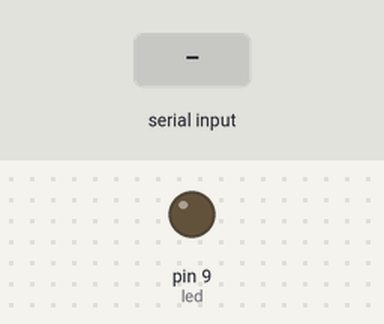
The sketch below on a simulated Arduino Uno, built with avr-gcc and run on an emulated ATmega328P. Parts: output pins drawn as LEDs (lit = HIGH). Inputs (shaded band) come from the test bench.

Above: at 1.2 s.
1.3 s: byte 30 received over Serial
At 2.0 s:
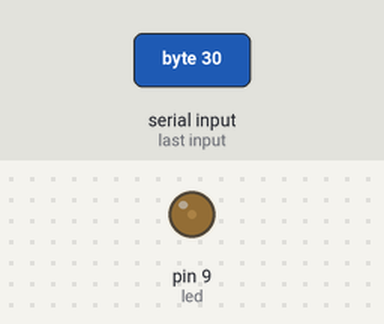
2.8 s: byte 90 received over Serial
At 3.1 s:
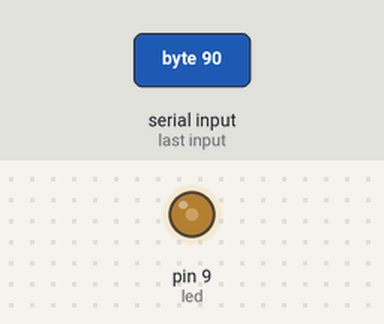
Timing chart, 0 to 5.8 s (numbered marks = the images above; inputs shaded):
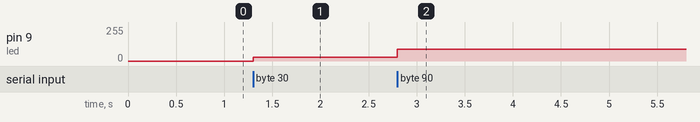

Measured:
- after the input at 1.3 s, pin 9 (led): 0/255 → 30/255 at once
- after the input at 2.8 s, pin 9 (led): 30/255 → 90/255 at once

The sketch:

dimmer_one_led_websocket.ino
```cpp
/* vim: set ft=c : */

/**
 * Author: Leo Vidarte <http://nerdlabs.com.ar>
 *
 * This is free software:
 * you can redistribute it and/or modify it
 * under the terms of the GPL version 3
 * as published by the Free Software Foundation.
 */

int led = 9;
int brightness = 0;

void setup() {
    Serial.begin(9600);
    pinMode(led, OUTPUT);
}

void loop() {
    if (Serial.available() > 0) {
        brightness = (int) Serial.read();
        analogWrite(led, brightness);
    }
}
```
